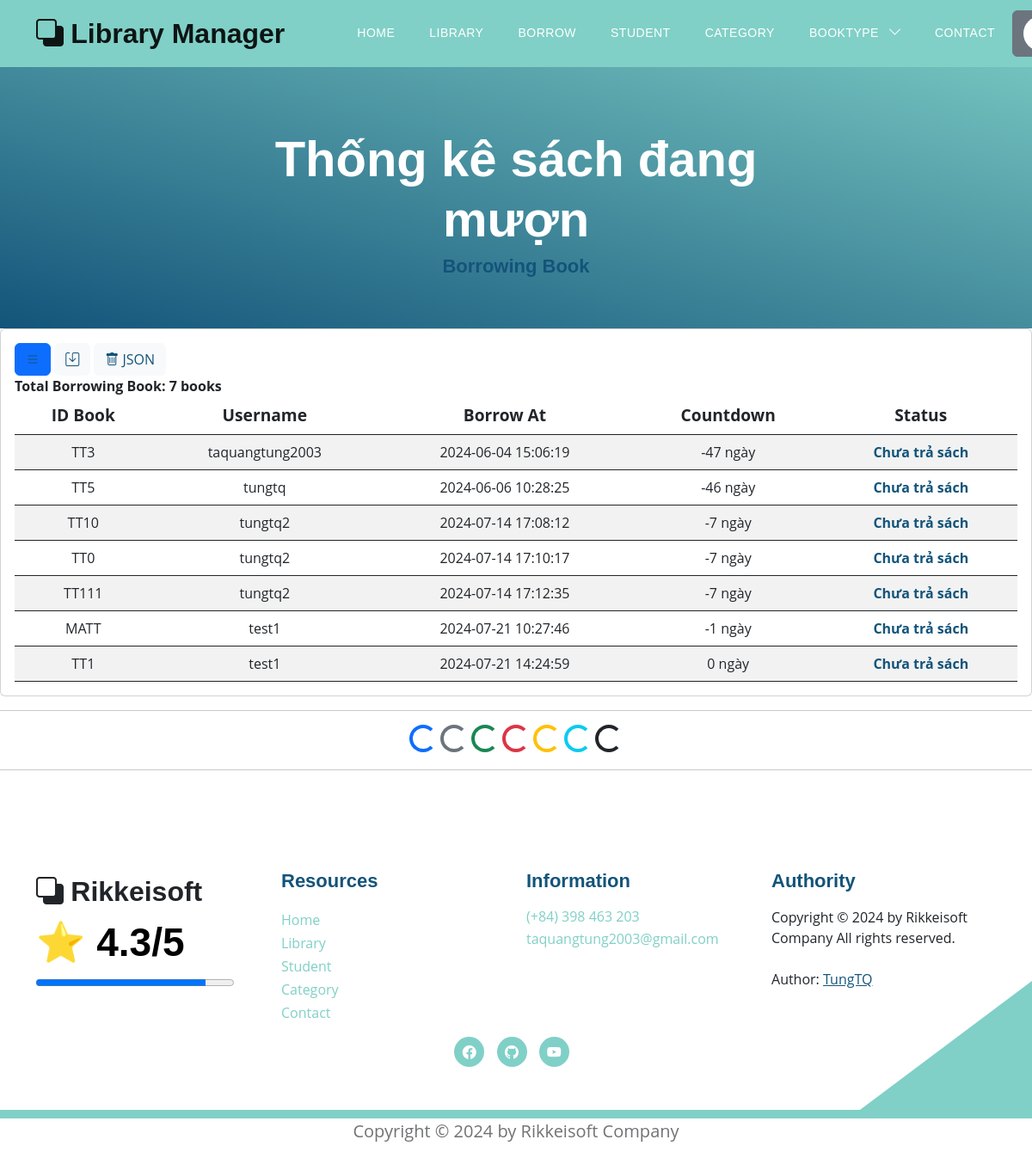
Page /books/all_borrowed_book (signed in) on the earlier database version.
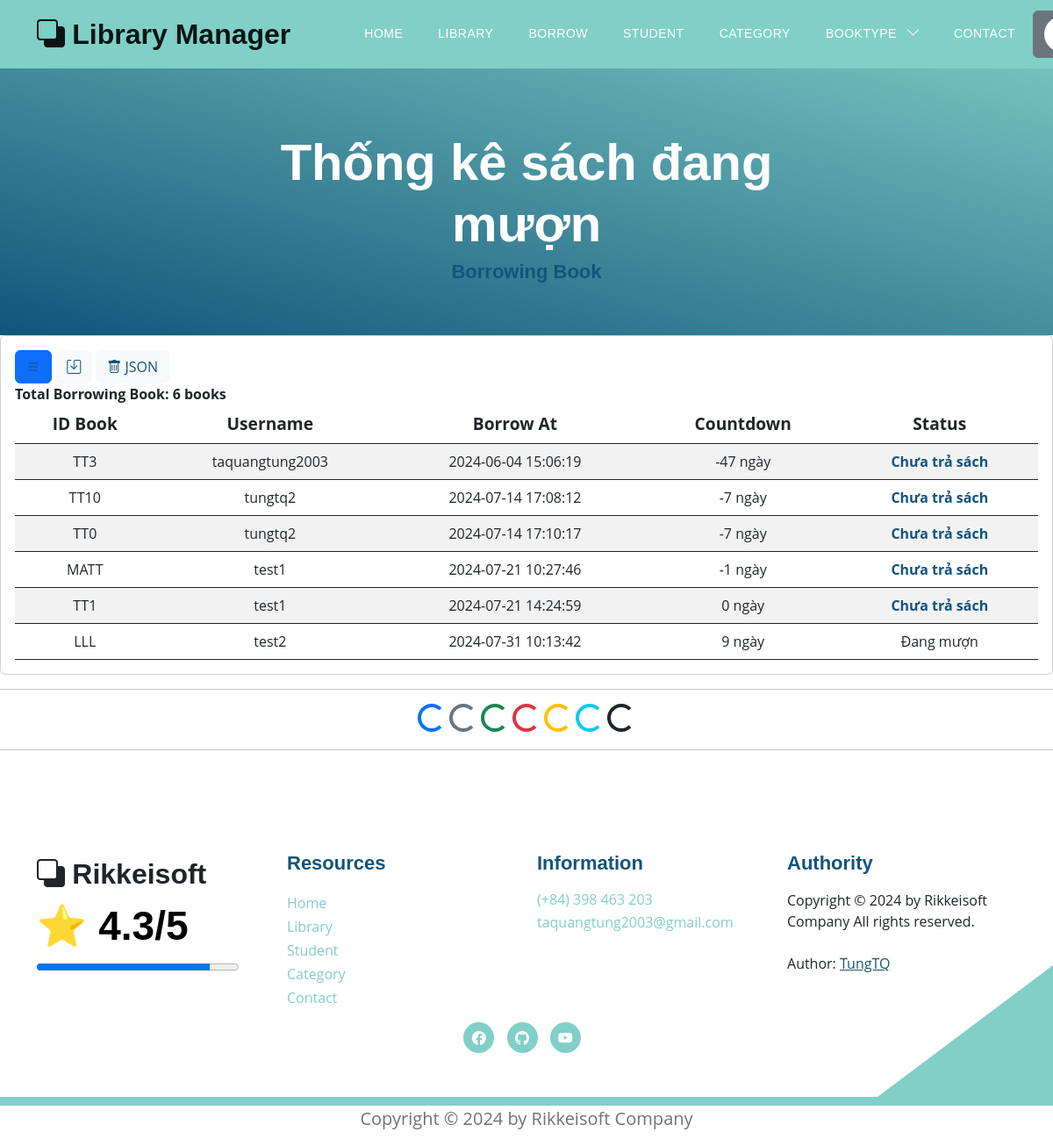
Same page on the later database version.
### models.py (models this page shows)
class BorrowBook(Base):
    __tablename__ = 'borrow'
    id = Column(Integer, primary_key=True, autoincrement=True)          # Khóa chính mới
    book_id = Column(String(30), ForeignKey('books.id_book'), nullable=False)
    username_id = Column(String(50), index=True)
    borrow_at = Column(DateTime, index=True)
    borrow_predict = Column(DateTime, index=True)
    borrow_actual = Column(DateTime, index=True)
    status = Column(Integer, index=True, default=0)
    book_borrow = relationship("Book", back_populates="borrows")

### routers/borrow.py (the view)
@router.get('/books/all_borrowed_book', response_class=HTMLResponse)
async def show_all_borrowed_book(request: Request, token: str = Cookie(None), db: Session = Depends(models.get_db)):
    mean_star = function.get_mean_star(db)
    all_category2 = db.query(models.Category).filter(models.Category.delete_flag != 1).all()
    if token:
        decodeJSON = jwt.decode(token, "secret", algorithms=["HS256"])
        username = decodeJSON["username"]
        user = function.get_user(db, username)
        if user.role != 2:
            borrowing_book = (db.query(models.BorrowBook, models.BorrowBook.book_id, models.Book.title,
                                    models.BorrowBook.borrow_at, models.BorrowBook.borrow_predict)
                            .join(models.Book, models.BorrowBook.book_id == models.Book.id_book)
                            .filter(models.BorrowBook.username_id == username, models.BorrowBook.status == 1)
                            .order_by(models.BorrowBook.book_id)
                            .all())
            current_time = datetime.datetime.now()
            total_borrowing_books = len(borrowing_book)
            return templates.TemplateResponse("books/book_borrowing.html", {"request": request,
                                                                    "borrowing_book": borrowing_book,
                                                                    "total_borrowing_books": total_borrowing_books,
                                                                    "current_time": current_time,
                                                                    "user": user,
                                                                    "mean_star": mean_star,
                                                                    "all_category2": all_category2})
        else:
            all_borrowed_books = db.query(models.BorrowBook).filter(models.BorrowBook.status == 1).order_by(models.BorrowBook.borrow_at).all()
            total_borrowed_books = len(all_borrowed_books)
            current_time = datetime.datetime.now()
            return templates.TemplateResponse("books/book_borrowing.html", {"request": request,
                                                                    "borrowed_book": all_borrowed_books,
                                                                    "total_borrowed_books": total_borrowed_books,
                                                                    "user": user,
                                                                    "current_time": current_time,
                                                                    "mean_star": mean_star,
                                                                    "all_category2": all_category2})
    else:
        return templates.TemplateResponse("errors/error_template.html", {"request": request,
                                                                  "mean_star": mean_star,
                                                                  "error": "Page Not Found"})

### templates/books/book_borrowing.html (shortened to what this page needs)
{% extends "base.html" %}
{% block content %}
<section class="hero-section d-flex justify-content-center align-items-center" id="section_1"
    style="padding-bottom: 50px;">
    <div class="container">
        <div class="row">
            <div class="col-lg-8 col-12 mx-auto">
                <h1 class="text-white text-center"> Thống kê sách đang mượn </h1>
                <h6 class="text-center"> Borrowing Book </h6>
            </div>
        </div>
    </div>
</section>
<div class="card card-table comman-shadow">
    <div class="card-body">
        <div class="table-responsive">
            <div id="DataTables_Table_0_wrapper" class="dataTables_wrapper no-footer">
                <div class="row">
                    <div class="container">
                        <div class="button-container">
                            <button class="btn btn-primary button">
                                <a href="/books/all_borrowed_book">
                                    <i class="bi bi-list"></i>
                                </a>
                            </button>
                            <button class="btn btn-light button">
                                <a href="/books/all_my_books">
                                    <i class="bi bi-save"></i>
                                </a>
                            </button>
                            {% if user.role == 2 %}
                            <button class="btn btn-light button">
                                <a href="/books/borrows">
                                    <i class="bi bi-trash"></i> JSON
                                </a>
                            </button>
                            {% endif %}
                        </div>
                    </div>
                    <div class="col-md-6">
                        <div class="dataTables_length" id="DataTables_Table_0_length">
                            <label> <b> Total Borrowing Book:
                                {% if user.role != 2 %}
                                    {{total_borrowing_books}} books
                                {% else %}
                                    {{total_borrowed_books}} books
                                {% endif %}
                            </b>
                            </label>
                        </div>
                    </div>
                </div>
                <table
                    class="table border-0 star-student table-hover table-center mb-0 datatable table-striped dataTable no-footer"
                    id="DataTables_Table_0" aria-describedby="DataTables_Table_0_info">
                    <thead class="student-thread">
                        <tr style="text-align: center; font-size:larger;">
                            <th rowspan="1" colspan="1"
                                aria-label="ID: activate to sort column ascending">ID Book</th>
                            {% if user.role != 2 %}
                                <th rowspan="1" colspan="1"
                                    aria-label="Title: activate to sort column ascending">Title</th>
                                <th rowspan="1" colspan="1"
                                    aria-label="BorrowAt: activate to sort column ascending">Borrow At</th>
                                <th rowspan="1" colspan="1"
                                    aria-label="RestoreAt: activate to sort column ascending">Restore At</th>
                                <th rowspan="1" colspan="1"
                                    aria-label="LimitPeople: activate to sort column ascending">Countdown</th>
                            {% else %}
                                <th rowspan="1" colspan="1"
                                    aria-label="Username: activate to sort column ascending">Username</th>
                                <th rowspan="1" colspan="1"
                                    aria-label="BorrowAt: activate to sort column ascending">Borrow At</th>
                                <th rowspan="1" colspan="1"
                                    aria-label="RestoreAt: activate to sort column ascending">Countdown</th>
                                <th rowspan="1" colspan="1"
                                    aria-label="Status: activate to sort column ascending">Status</th>
                            {% endif %}
                        </tr>
                    </thead>
                    <tbody>
                        <form action="">
                        {% if user.role != 2 %}
                            {% for book in borrowing_book %}
                                <tr class="{% if loop.index is even %} even {% else %}odd{% endif %}">
                                    <td style="text-align: center;">{{ book.book_id }}</td>
                                    <td> <a href="/books/detail_book?choice_book={{book.book_id}}">{{ book.title }}</a></td>
                                    <td style="text-align: center;">{{ book.borrow_at.strftime('%Y-%m-%d %H:%M') }}</td>
                                    <td style="text-align: center;">{{ book.borrow_predict.strftime('%Y-%m-%d %H:%M') }}</td>
                                    <td style="text-align: center;">
                                        {% set remaining_days = (book.BorrowBook.borrow_predict - current_time).days %}
                                            {{ remaining_days }} ngày
                                    </td>
                                </tr>
                            {% endfor %}
                        {% else %}
                            {% for book in borrowed_book %}
                            <tr class="{% if loop.index is even %} even {% else %}odd{% endif %}">
                                <td style="text-align: center;">{{ book.book_id }}</td>
                                <td style="text-align: center;">{{ book.username_id }}</td>
                                <td style="text-align: center;">{{ book.borrow_at.strftime('%Y-%m-%d %H:%M:%S') }}</td>
                                <td style="text-align: center;">
                                    {% set remaining_days = (book.borrow_predict - current_time).days %}
                                    {{ remaining_days }} ngày
                                </td>
                                <td style="text-align: center;">
                                    {% if remaining_days > 0 %}
                                        Đang mượn
                                    {% else %}
                                        <b> <a href="/books/restore_book_user?username_res={{book.username_id}}&borrow_book_id={{book.book_id}}"> Chưa trả sách </a> </b>
                                    {% endif %}
                                </td>
                            </tr>
                            {% endfor %}
                        {% endif %}
                        </form>
                    </tbody>
                </table>
            </div>
        </div>
    </div>
</div>
<hr>
<div style="text-align: center;">
    <div class="spinner-border text-primary" role="status">
    </div>
    <div class="spinner-border text-secondary" role="status">
    </div>
    <div class="spinner-border text-success" role="status">
    </div>
    <div class="spinner-border text-danger" role="status">
    </div>
    <div class="spinner-border text-warning" role="status">
    </div>
    <div class="spinner-border text-info" role="status">
    </div>
    <div class="spinner-border text-dark" role="status">
    </div>
</div>
<hr>
{% endblock content %}

Differences in the rows shown:
no longer on this page (row edited): BorrowBook: book_id "TT5", username_id "tungtq", borrow_at "2024-06-06 10:28:25", remaining_days "-46"
no longer on this page (row edited): BorrowBook: book_id "TT111", username_id "tungtq2", borrow_at "2024-07-14 17:12:35", remaining_days "-7"
added BorrowBook: book_id "LLL", username_id "test2", borrow_at "2024-07-31 10:13:42", remaining_days "9", shows "Đang mượn"
Other differences:
{{ total_borrowed_books }}: "7" → "6"
